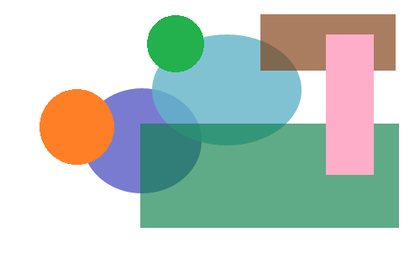
%> input picture A1/1.bmp, 420 x 264 px, shrunk from 500 x 314 before the run
$ octave Q3.m   (GNU Octave 9; MATLAB toolbox functions it lacks are replaced by stand-ins)
%> lines starting %> are read from the running program, lines starting %| are printed output that depends on the picture
clear
 path='1.bmp';
 input1=imread(path);
%> input1 is the input picture: size 264x420x3 uint8; mean R, G, B 191.8, 205.6, 197.4
 data=rgb2gray(input1);
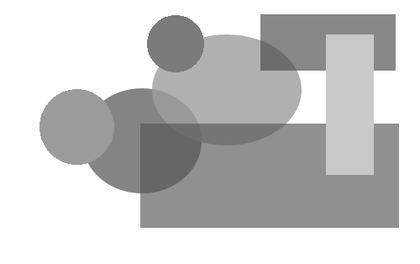
%> data: size 264x420 uint8; min 95, max 255, mean 200.4

 figure(1);
 imshow(data,[]);
 title('input');

filtersize=[7,7];
sigma=0.4;
 filtergird   = (filtersize-1)/2;
 sigma2   = sigma^2;
 [x,y] = meshgrid(-filtergird(2):filtergird(2),-filtergird(1):filtergird(1));
 logfilter =  exp( -(x.*x + y.*y)/(2*sigma2));
 sumh = sum(logfilter(:));
 logfilter  = logfilter/sumh;
 h1 = logfilter.*(x.*x + y.*y - 2*sigma2)/(sigma2^2);
 logfilter= h1 - sum(h1(:))/prod(filtersize);

%data2=imfilter(data,logfilter,'replicate');
data2=conv2(double(data),logfilter,'valid');
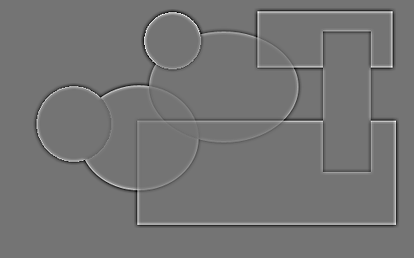
%> data2: size 258x414 double; min -619, max 738, mean 0; drawn with min black and max white
figure(2);
imshow(data2,[]);

[hang,lie]=size(data2);
%> hang = 258; lie = 414

BinaryEdge2=zeros(hang,lie);
BinaryEdge2=double(BinaryEdge2);

for i=2:hang-1
    for j=2:lie-1
        if data2(i-1,j)*data2(i+1,j)<=0||data2(i,j-1)*data2(i,j+1)<=0||data2(i-1,j-1)*data2(i+1,j+1)<=0||data2(i-1,j+1)*data2(i+1,j-1)<=0;
            BinaryEdge2(i,j)=0;
        else if data2(i,j)==0;
           BinaryEdge2(i,j)=0;

            else
            BinaryEdge2(i,j)=255;
            end
        end
    end
end
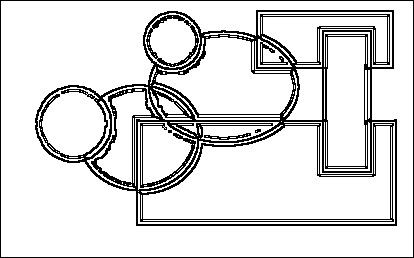
%> BinaryEdge2: size 258x414 double; 86.5% white; black in thin lines or dots
figure(3);
 imshow(BinaryEdge2);
 title('0&neibor');
